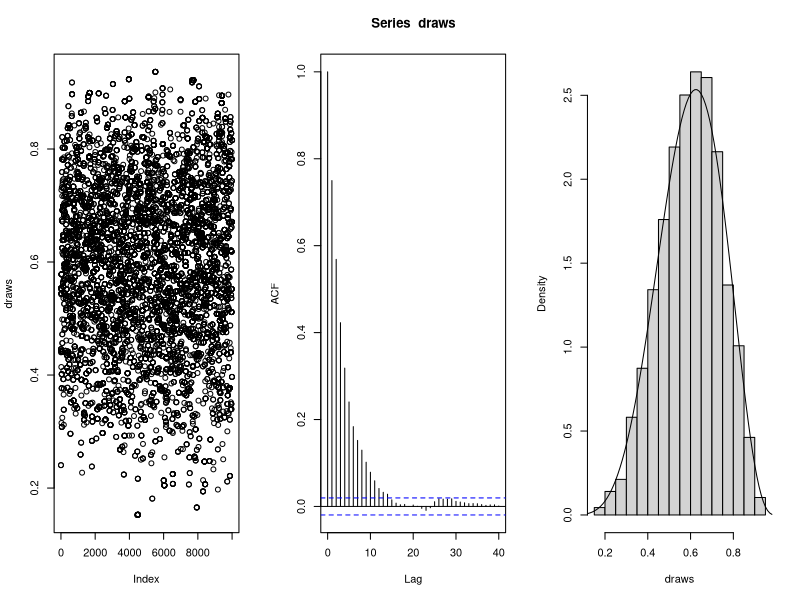
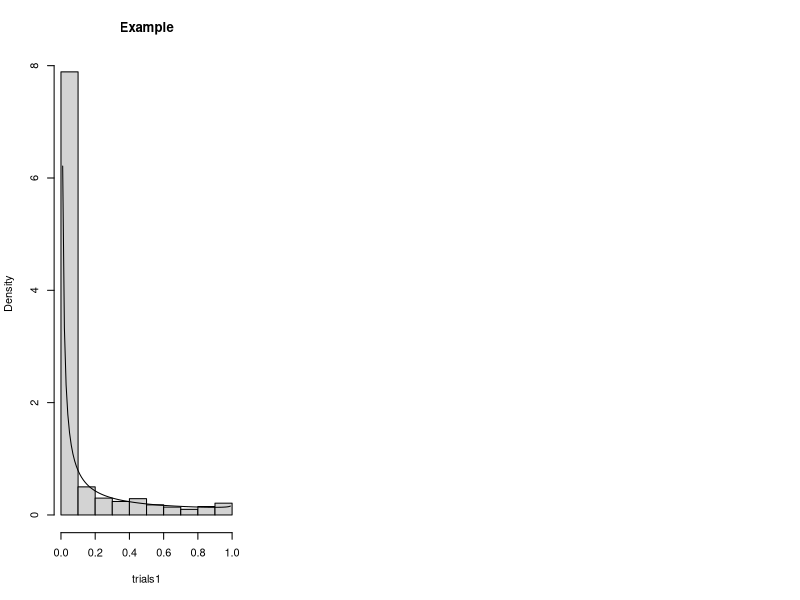
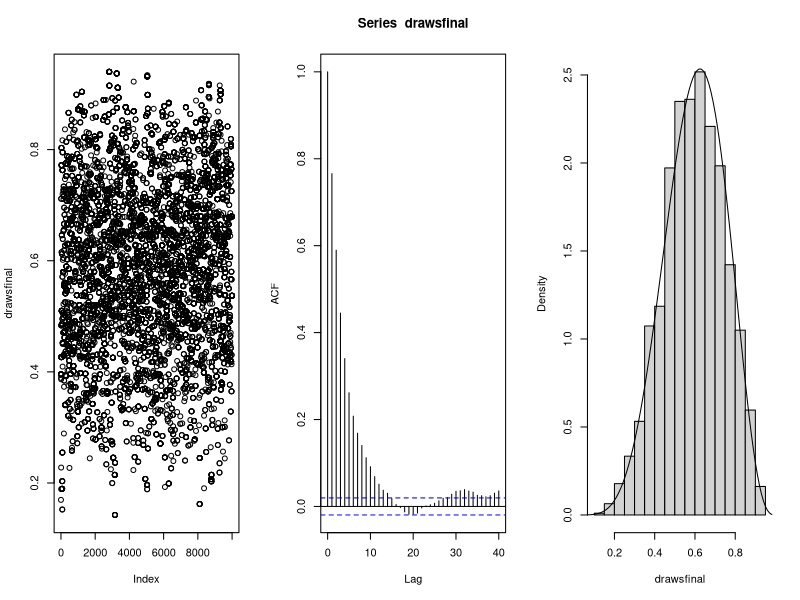
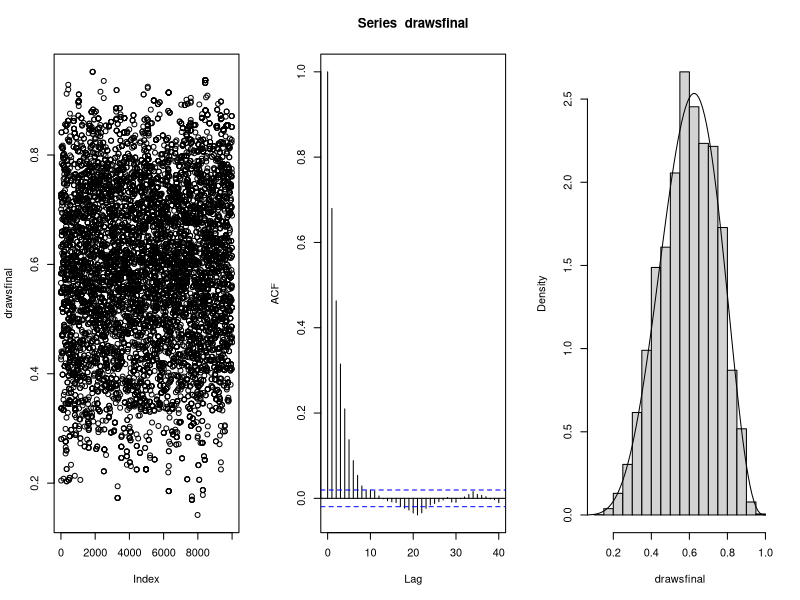
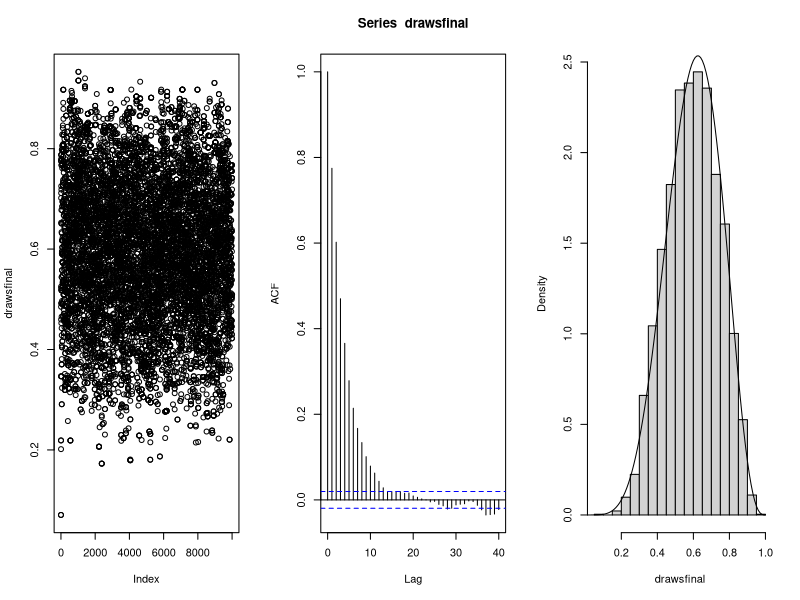
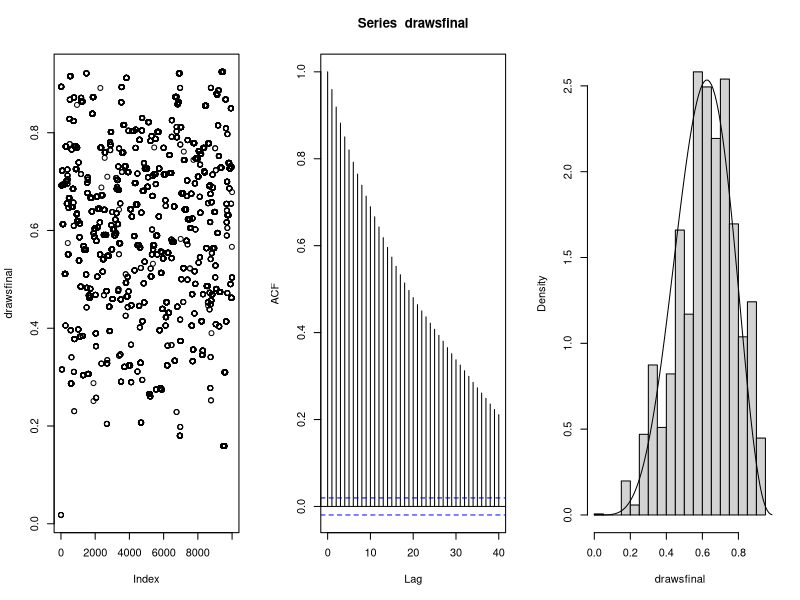

R code for these plots, in order:
## ---- chunk 1
knitr::opts_chunk$set(echo = FALSE)
## ---- chunk 2
Metropolis <- function(c,iteration){ #Setting constant c and number of iterations
  
  if(c <= 0){stop("Input c must be greater than 0")} #prevents nonsensical user inputs
  
  if(iteration <= 0){stop("Input iterations must be greater than 0")} 
      #prevents nonsensical user inputs
  
  fi=runif(1,0,1) #starting value for "Phi"
    
  chain = rep(0,iterations + 1) #initialzing array
  
  chain[1] = fi #putting initial value into chain
  
  for (i in 1:iteration){ #for loop for each iteration of the chain
    
    proposal = rbeta(1,c*chain[i],c*(1-chain[i])) #selects a random draw from the beta
          #distribution using parameter from chain as the proposal value
    
    
    acceptance_ratio = (dbeta(proposal,6,4)/dbeta(proposal,c*chain[i],c*(1-chain[i])))/
      (dbeta(chain[i],6,4)/dbeta(chain[i],c*proposal,c*(1-proposal)))
       #the probability of acceptance, acceptance ratio has been corrected for 
       #asymmetry of jumping function
    if (runif(1) < acceptance_ratio){
       #this combined if/else statment accepts the proposal if the acceptance ratio
       #is greater than a random draw from the uniform function.
      chain[i+1] = proposal}
    
    else{
      
      chain[i+1] = chain[i]
      
      }
  }
  return(chain) #done
}
## ---- chunk 3
c <- 1
iterations <- 10000

draws <- Metropolis(c,iterations)

par(mfrow = c(1,3))
plot(draws)
acf(draws)
hist(draws, freq = FALSE, main = "")
lines(seq(0,1,0.01),dbeta(seq(0,1,0.01),6,4))
## ---- chunk 4

c <- 1
iterations <- 10000

draws <- Metropolis(c,iterations)
print(ks.test(draws,"pbeta",6,4))

draws <- Metropolis(c,iterations)
print(ks.test(draws,"pbeta",6,4))

draws <- Metropolis(c,iterations)
print(ks.test(draws,"pbeta",6,4))

draws <- Metropolis(c,iterations)
print(ks.test(draws,"pbeta",6,4))

drawsfinal <- Metropolis(c,iterations)
print(ks.test(draws,"pbeta",6,4))

trials1 <- rbeta(1000, 0.1, 0.9)
hist(trials1, freq= FALSE, main = "Example")
lines(seq(0,1,0.01),dbeta(seq(0,1,0.01),0.1,0.9))

par(mfrow = c(1,3))
plot(drawsfinal)
acf(drawsfinal)
hist(drawsfinal, freq = FALSE, main = "")
lines(seq(0,1,0.01),dbeta(seq(0,1,0.01),6,4))
## ---- chunk 5

c <- 2.5
iterations <- 10000

draws <- Metropolis(c,iterations)
print(ks.test(draws,"pbeta",6,4))

draws <- Metropolis(c,iterations)
print(ks.test(draws,"pbeta",6,4))

draws <- Metropolis(c,iterations)
print(ks.test(draws,"pbeta",6,4))

draws <- Metropolis(c,iterations)
print(ks.test(draws,"pbeta",6,4))

drawsfinal <- Metropolis(c,iterations)
print(ks.test(draws,"pbeta",6,4))

par(mfrow = c(1,3))
plot(drawsfinal)
acf(drawsfinal)
hist(drawsfinal, freq = FALSE, main = "")
lines(seq(0,1,0.01),dbeta(seq(0,1,0.01),6,4))

## ---- chunk 6

c <- 10
iterations <- 10000

draws <- Metropolis(c,iterations)
print(ks.test(draws,"pbeta",6,4))

draws <- Metropolis(c,iterations)
print(ks.test(draws,"pbeta",6,4))

draws <- Metropolis(c,iterations)
print(ks.test(draws,"pbeta",6,4))

draws <- Metropolis(c,iterations)
print(ks.test(draws,"pbeta",6,4))

drawsfinal <- Metropolis(c,iterations)
print(ks.test(draws,"pbeta",6,4))

par(mfrow = c(1,3))
plot(drawsfinal)
acf(drawsfinal)
hist(drawsfinal, freq = FALSE, main = "")
lines(seq(0,1,0.01),dbeta(seq(0,1,0.01),6,4))
## ---- chunk 7

c <- 0.1
iterations <- 10000

draws <- Metropolis(c,iterations)
print(ks.test(draws,"pbeta",6,4))

draws <- Metropolis(c,iterations)
print(ks.test(draws,"pbeta",6,4))

draws <- Metropolis(c,iterations)
print(ks.test(draws,"pbeta",6,4))

draws <- Metropolis(c,iterations)
print(ks.test(draws,"pbeta",6,4))

drawsfinal <- Metropolis(c,iterations)
print(ks.test(draws,"pbeta",6,4))

par(mfrow = c(1,3))
plot(drawsfinal)
acf(drawsfinal)
hist(drawsfinal, freq = FALSE, main = "")
lines(seq(0,1,0.01),dbeta(seq(0,1,0.01),6,4))

